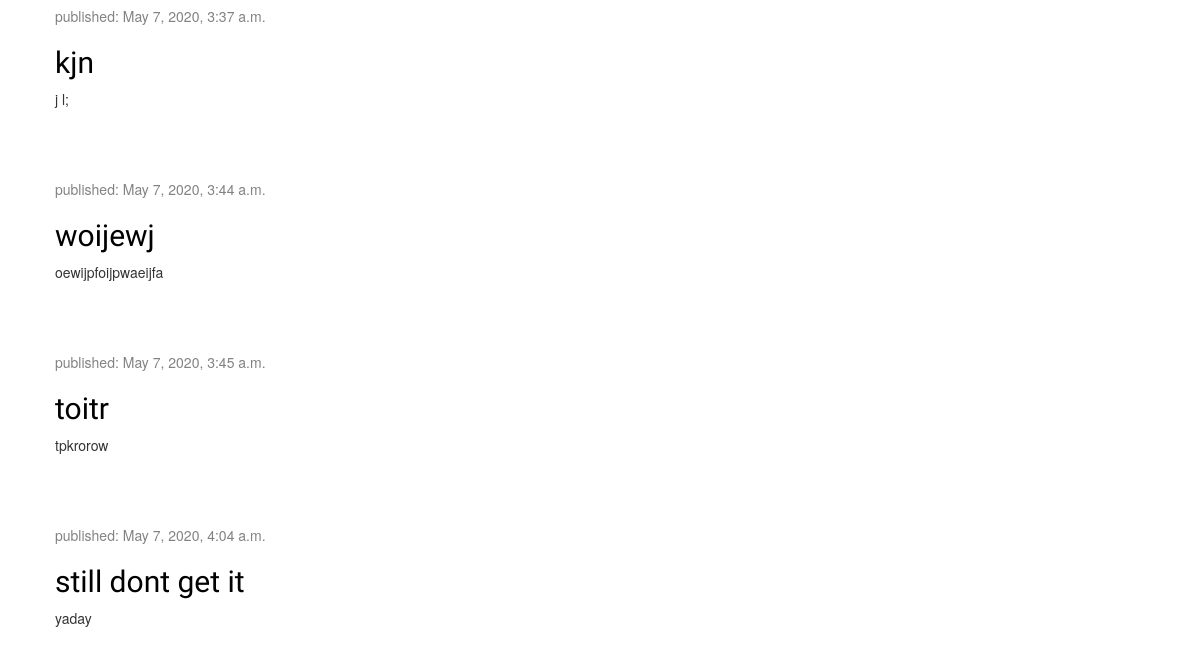
Before: / (lower part) with the older database file.
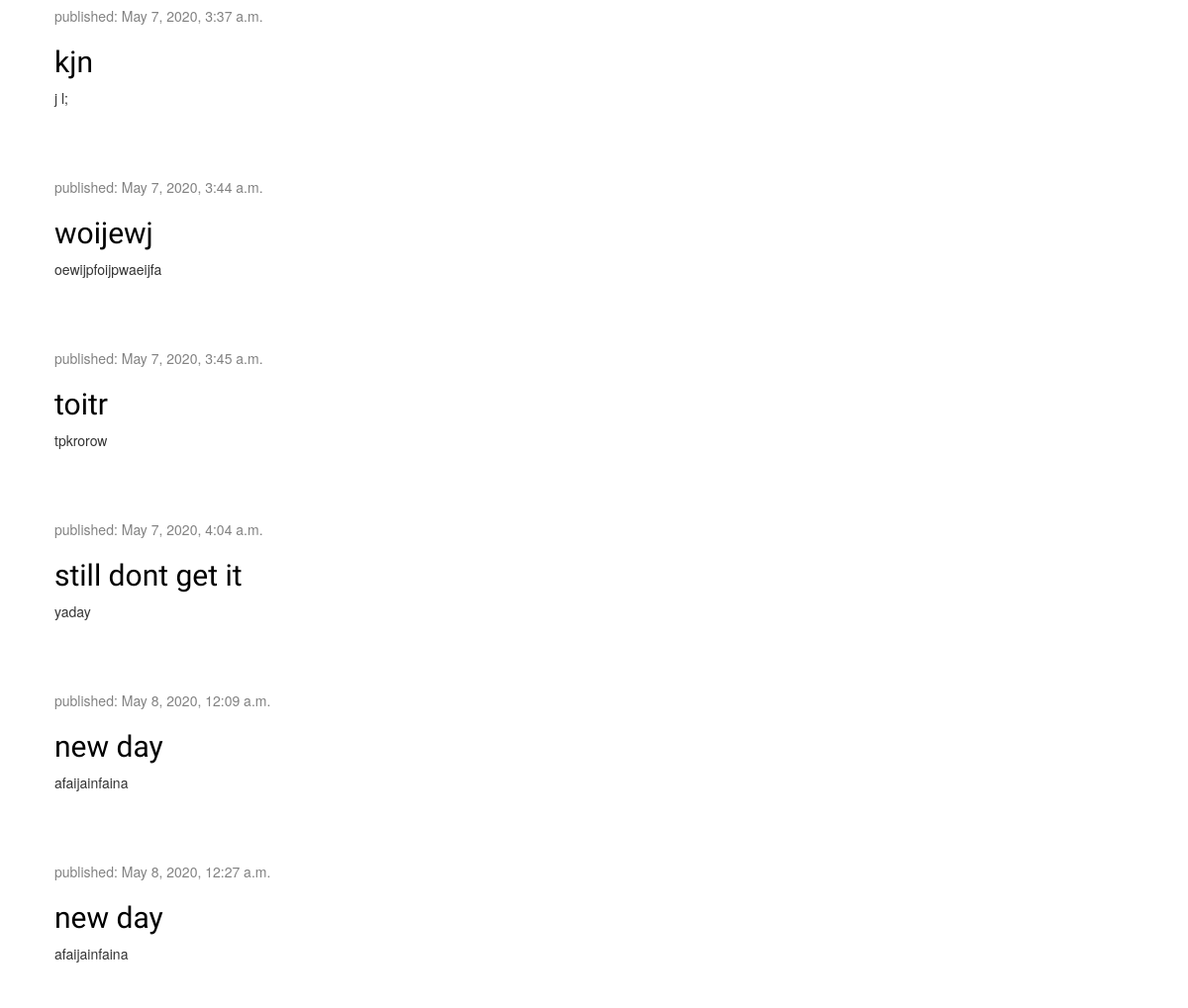
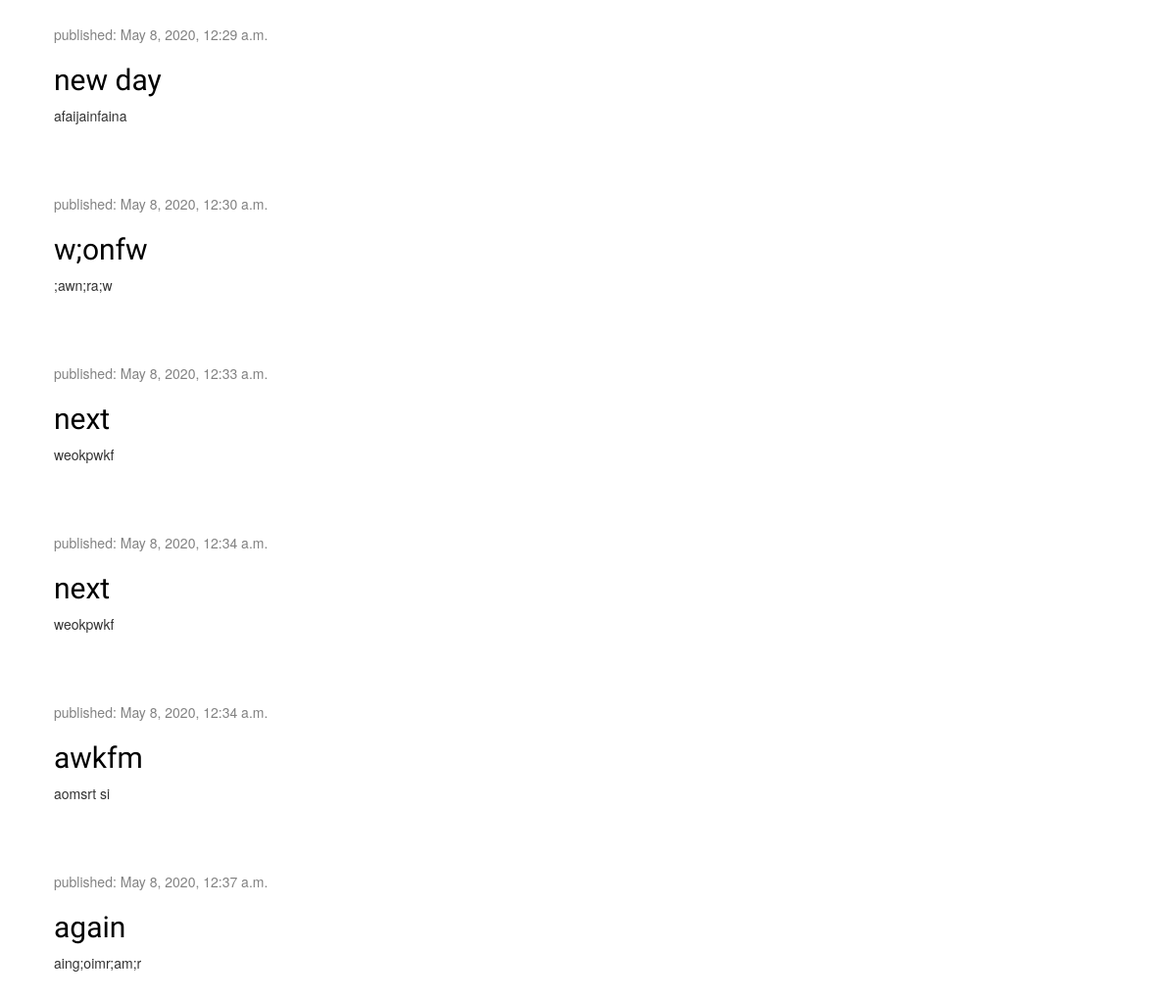
After: the same page with the newer database file (2 pictures, top to bottom).
### blog/models.py (models this page shows, shortened)
class Post(models.Model):
    author = models.ForeignKey(settings.AUTH_USER_MODEL, on_delete=models.CASCADE)
    title = models.CharField(max_length=200)
    text = models.TextField()
    created_date = models.DateTimeField(default=timezone.now)
    published_date = models.DateTimeField(blank=True, null=True)

### blog/views.py (the view)
# urls.py: path('', views.post_list, name='post_list'),
def post_list(request):
    posts = Post.objects.filter(published_date__lte=timezone.now()).order_by('published_date')
    return render(request, 'post_list.html', {'posts': posts})

### templates/post_list.html
{% extends 'base.html' %}
{% block content %}
    {% for post in posts %}
        <div class="post">
            <div class="date">
                <p>published: {{ post.published_date }}</p>
            </div>
            <h2><a href="{% url 'post_detail' pk=post.pk %}">{{ post.title }}</a></h2>            <p>{{ post.text|linebreaksbr }}</p>
        </div>
    {% endfor %}
{% endblock %}

### templates/base.html (shortened to what this page needs)
{% load static %}
<html>
    <head>
        <link rel="stylesheet" href="//maxcdn.bootstrapcdn.com/bootstrap/3.2.0/css/bootstrap.min.css">
        <link rel="stylesheet" href="//maxcdn.bootstrapcdn.com/bootstrap/3.2.0/css/bootstrap-theme.min.css">
        <link rel="stylesheet" href="{% static 'css.css' %}">
    </head>
    <body>
        <div class="content container">
            <div class="row">
                <div class="col-md-8">
                {% block content %}
                {% endblock %}
                </div>
            </div>
        </div>
    </body>
</html>

### static/css.css (style rules this page uses)
.content { margin-left: 40px; }
h1, h2, h3, h4 { font-family: 'Lobster', cursive; }
.date { color: #828282; }
.post { margin-bottom: 70px; }
.post h2 a, .post h2 a:visited { color: #000000; }

Changed rows visible on the page:
added Post: published_date "May 8, 2020, 12:09 a.m.", title "new day", text "afaijainfaina"
added Post: published_date "May 8, 2020, 12:27 a.m.", title "new day", text "afaijainfaina"
added Post: published_date "May 8, 2020, 12:29 a.m.", title "new day", text "afaijainfaina"
added Post: published_date "May 8, 2020, 12:30 a.m.", title "w;onfw", text ";awn;ra;w"
added Post: published_date "May 8, 2020, 12:33 a.m.", title "next", text "weokpwkf"
added Post: published_date "May 8, 2020, 12:34 a.m.", title "next", text "weokpwkf"
added Post: published_date "May 8, 2020, 12:34 a.m.", title "awkfm", text "aomsrt si"
added Post: published_date "May 8, 2020, 12:37 a.m.", title "again", text "aing;oimr;am;r"
